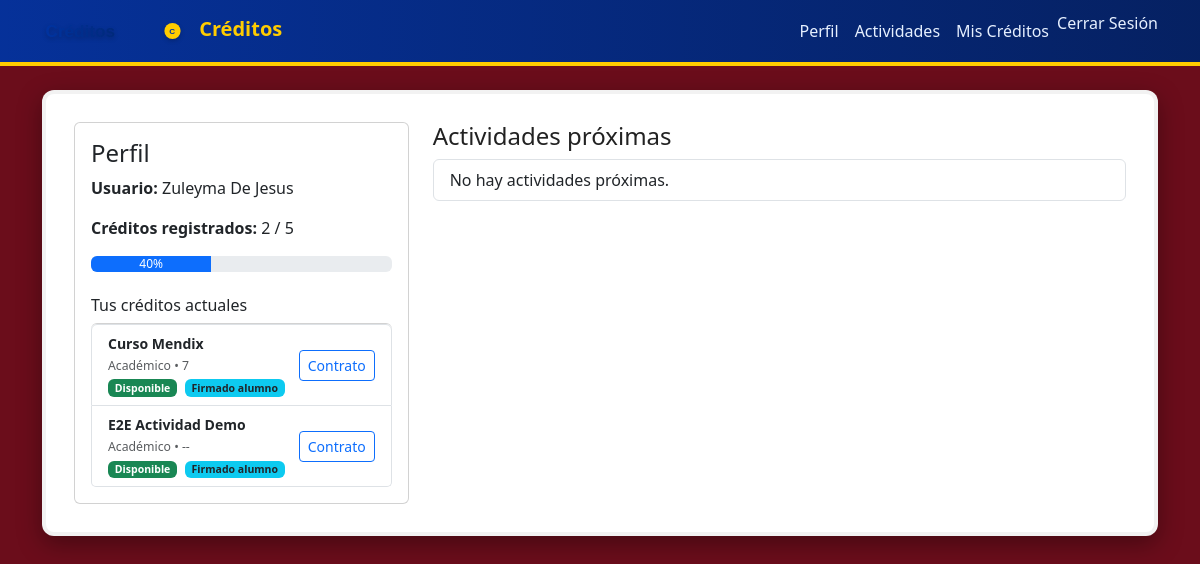
/usuarios/perfil/ (signed in), run on an earlier commit of the app's database.
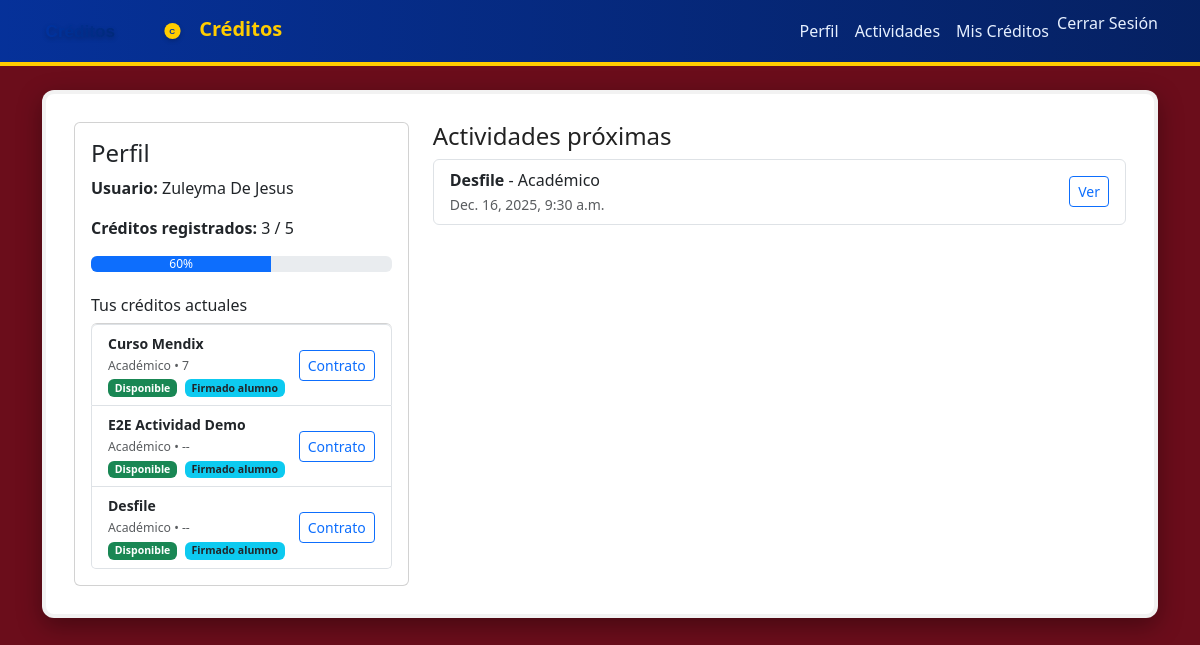
And on a later commit of the database.
### creditos/models.py (models this page shows, shortened)
class Credito(models.Model):
    TIPOS = (
        ('academico', 'Académico'),
        ('cultural', 'Cultural'),
        ('deportivo', 'Deportivo'),
    )
    alumno = models.ForeignKey(Usuario, on_delete=models.SET_NULL, null=True, blank=True, related_name='creditos')
    nombre = models.CharField(max_length=100, default="")
    tipo = models.CharField(max_length=20, choices=TIPOS)
    semestre = models.CharField(max_length=10)
    numero_control = models.CharField(max_length=30, blank=True)
    fecha_liberacion = models.DateField(blank=True, null=True)
    liberado = models.BooleanField(default=False)
    firmado_alumno = models.BooleanField(default=False)
    firmado_admin = models.BooleanField(default=False)
    firmado_docente = models.BooleanField(default=False)
    firmado_admin_por = models.ForeignKey(Usuario, on_delete=models.SET_NULL, null=True, blank=True, related_name='creditos_firmados_admin')
    firmado_admin_en = models.DateTimeField(null=True, blank=True)
    firmado_docente_por = models.ForeignKey(Usuario, on_delete=models.SET_NULL, null=True, blank=True, related_name='creditos_firmados_docente')
    firmado_docente_en = models.DateTimeField(null=True, blank=True)
    firmado_alumno_por = models.ForeignKey(Usuario, on_delete=models.SET_NULL, null=True, blank=True, related_name='creditos_firmados_alumno')
    firmado_alumno_en = models.DateTimeField(null=True, blank=True)

### actividades/models.py (models this page shows, shortened)
class Actividad(models.Model):
    TIPOS = (
        ('academico', 'Académico'),
        ('cultural', 'Cultural'),
        ('deportivo', 'Deportivo'),
    )
    nombre = models.CharField(max_length=150)
    convo = models.CharField(max_length=150, blank=True)
    descripcion = models.TextField(blank=True)
    tipo = models.CharField(max_length=20, choices=TIPOS)
    fecha = models.DateTimeField()
    lugar = models.CharField(max_length=150, blank=True)
    creditos_equivalentes = models.PositiveSmallIntegerField(default=1)
    capacidad = models.PositiveIntegerField(blank=True, null=True)
    creado_por = models.ForeignKey(Usuario, on_delete=models.SET_NULL, null=True, blank=True, related_name='actividades_creadas')
    inscritos = models.ManyToManyField(Usuario, blank=True, related_name='actividades_inscritas')
    liberado = models.BooleanField(default=False)
    liberado_por = models.ForeignKey(Usuario, on_delete=models.SET_NULL, null=True, blank=True, related_name='actividades_liberadas')
    fecha_liberacion = models.DateTimeField(null=True, blank=True)
    encargado = models.ForeignKey(Usuario, on_delete=models.SET_NULL, null=True, blank=True, related_name='actividades_encargadas')

### usuarios/views.py (the view)
# urls.py: path('perfil/', views.perfil, name='perfil'),
@login_required
def perfil(request):
    numero = request.user.numero_control or ''
    nombre_usuario = request.user.get_full_name() or request.user.username
    creditos = Credito.objects.filter(liberado=True).filter(
        Q(alumno=request.user) | Q(numero_control=numero) | Q(nombre__icontains=nombre_usuario)
    ).distinct()
    total = creditos.count()
    progreso = int((total / 5) * 100) if total <= 5 else 100
    actividades = Actividad.objects.order_by('fecha')[:10]
    return render(request, 'usuarios/perfil.html', {
        'creditos': creditos,
        'total': total,
        'progreso': progreso,
        'actividades': actividades,
    })

### usuarios/templates/usuarios/perfil.html (shortened to what this page needs)
{% extends 'usuarios/base.html' %}
{% block content %}
<div class="row">
  <div class="col-md-4">
    <div class="card p-3">
      <h4>Perfil</h4>
  <p><strong>Usuario:</strong> {% if user.get_full_name %}{{ user.get_full_name }}{% else %}{{ user.username }}{% endif %}</p>
      <p><strong>Créditos registrados:</strong> {{ total }} / 5</p>
      <div class="progress mb-2">
        <div class="progress-bar" role="progressbar" style="width: {{ progreso }}%;" aria-valuenow="{{ progreso }}" aria-valuemin="0" aria-valuemax="100">{{ progreso }}%</div>
      </div>
      <h6 class="mt-3">Tus créditos actuales</h6>
      <ul class="list-group small">
        {% for cred in creditos %}
          <li class="list-group-item d-flex justify-content-between align-items-center">
            <div>
              <strong>{{ cred.nombre }}</strong><br>
              <small class="text-muted">{{ cred.get_tipo_display }} • {{ cred.semestre }}</small>
              {% if cred.liberado %}
                <div><span class="badge bg-success mt-1">Disponible</span>
                {% if cred.firmado_alumno %}<span class="badge bg-info text-dark ms-1">Firmado alumno</span>{% endif %}
                </div>
              {% else %}
                <div><span class="badge bg-warning text-dark mt-1">Pendiente</span></div>
              {% endif %}
            </div>
            <div>
              <a class="btn btn-sm btn-outline-primary" href="{% url 'contrato' cred.id %}">Contrato</a>
            </div>
          </li>
        {% empty %}
          <li class="list-group-item">No tienes créditos registrados todavía.</li>
        {% endfor %}
      </ul>
    </div>
  </div>
  <div class="col-md-8">
    <h4>Actividades próximas</h4>
    <ul class="list-group">
      {% for act in actividades %}
        <li class="list-group-item d-flex justify-content-between align-items-center">
          <div>
            <strong>{{ act.nombre }}</strong> - {{ act.get_tipo_display }}<br>
            <small class="text-muted">{{ act.fecha }}</small>
          </div>
          <a href="{% url 'detalle_actividad' act.id %}" class="btn btn-sm btn-outline-primary">Ver</a>
        </li>
      {% empty %}
        <li class="list-group-item">No hay actividades próximas.</li>
      {% endfor %}
    </ul>
  </div>
</div>
{% endblock %}

What changed in the data, as far as the page shows it:
added Credito: nombre "Desfile", tipo "Académico", semestre "--", liberado "Disponible"
added Actividad: nombre "Desfile", tipo "Académico", fecha "Dec. 16, 2025, 9:30 a.m."
Also different on the page:
{{ total }}: "2" → "3"
{{ progreso }}: 40 → 60 (drawn)
{{ progreso }}: "40" → "60"
text no longer shown: "No hay actividades próximas."
